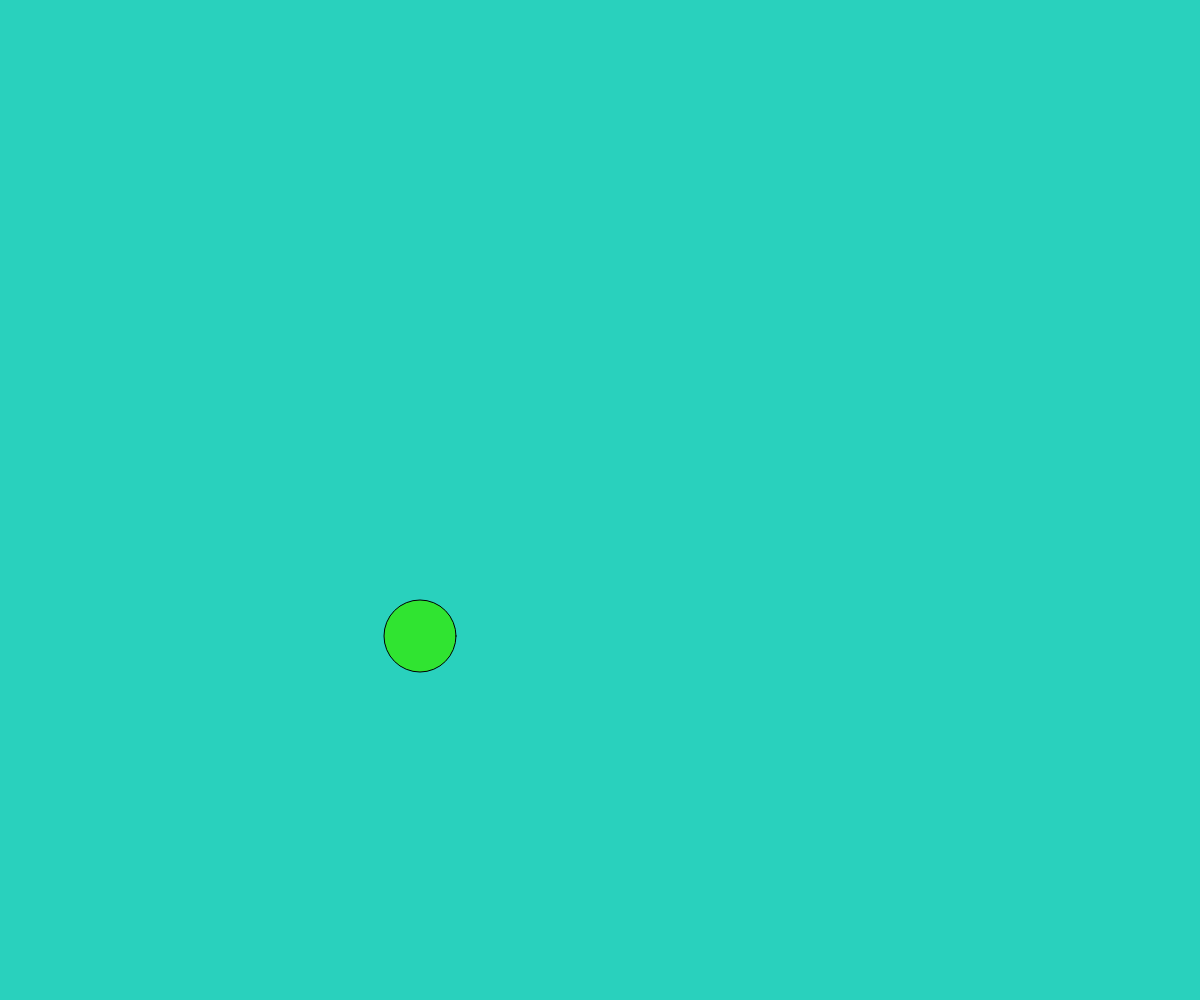
Frame 1 (no input)
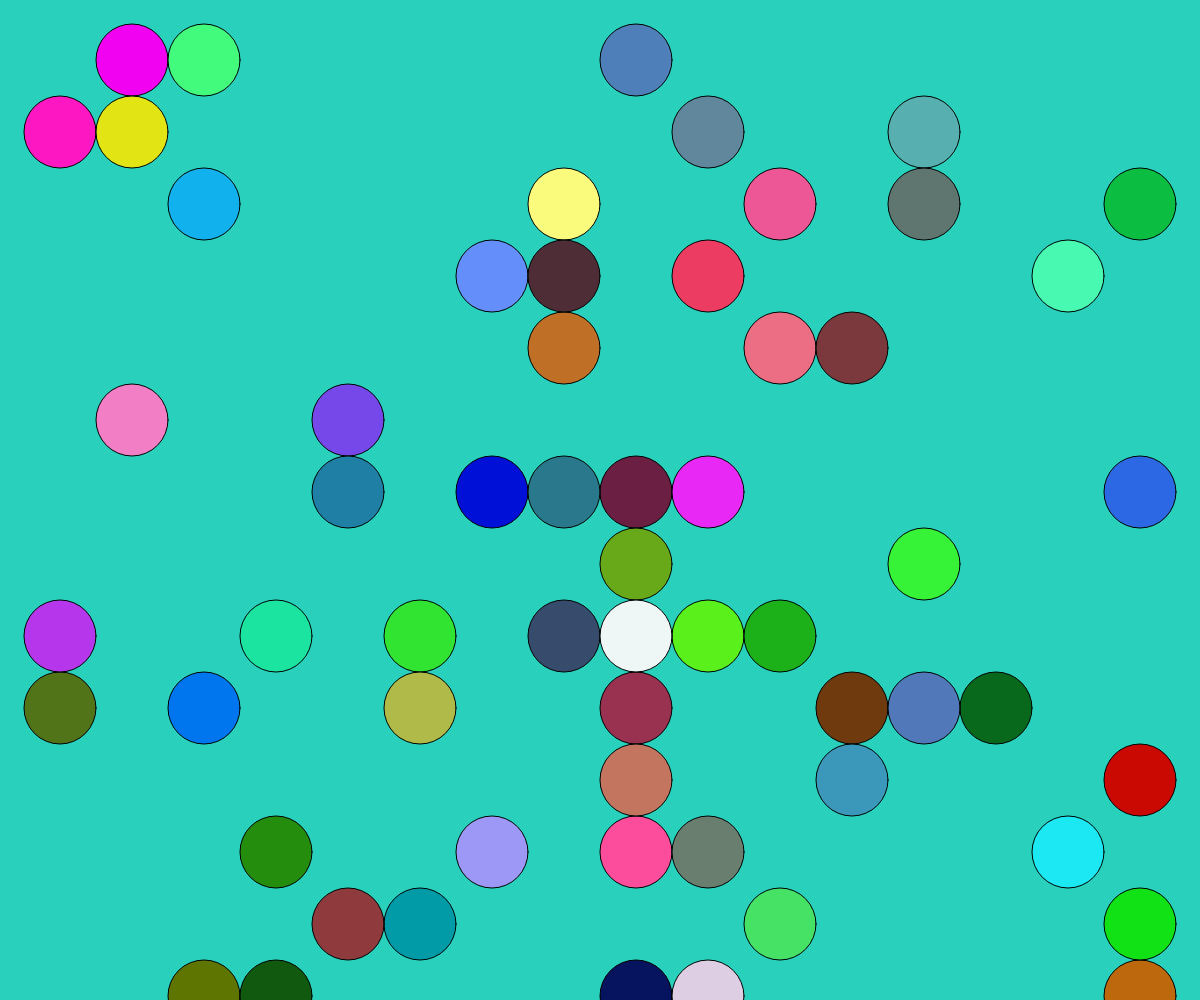
Frame 60 (no input)
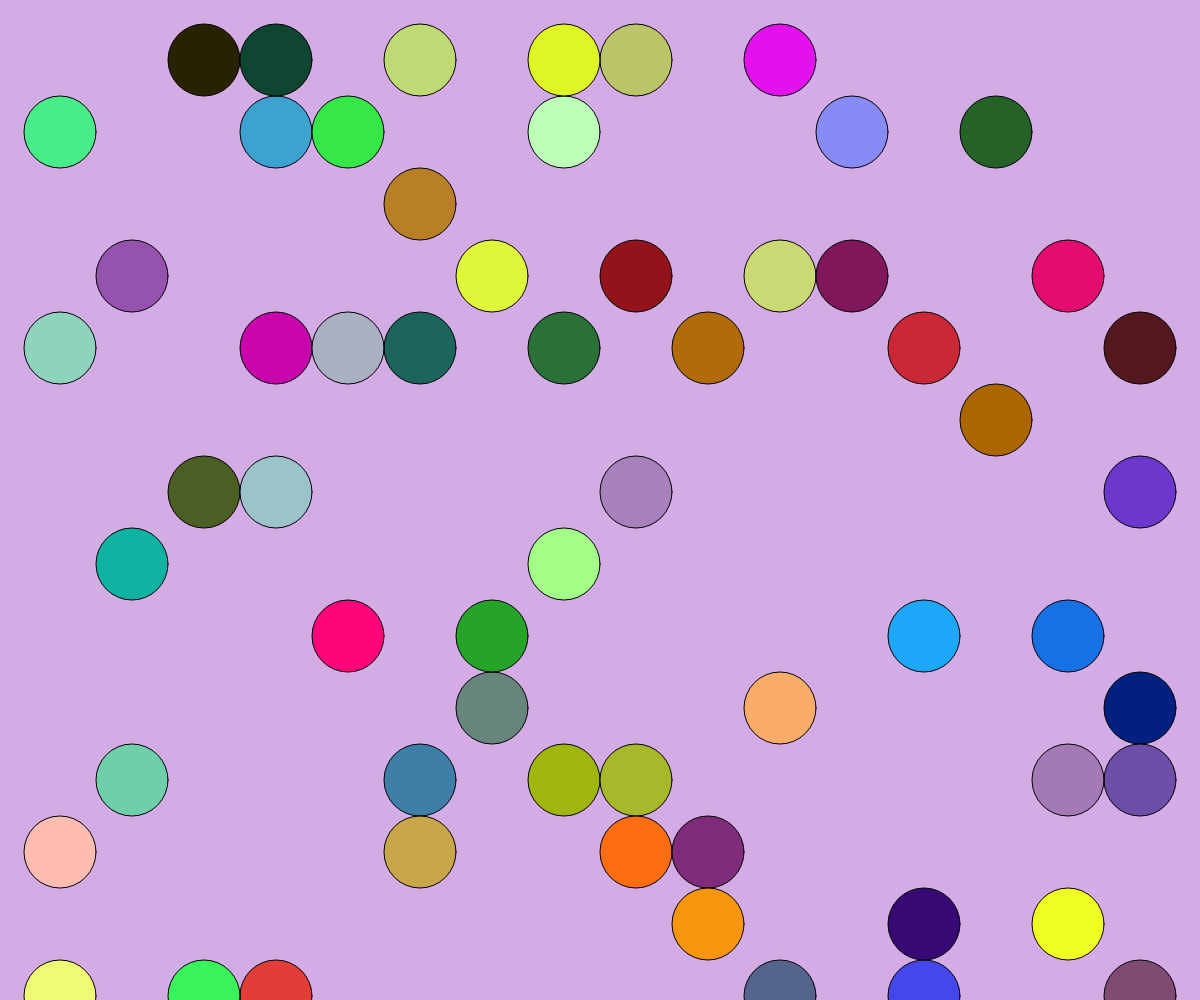
Frame 120 (the mouse pressed at the canvas centre since frame 60)

The p5.js sketch that drew these frames (run headless with seeded random() and noise() and a simulated clock; from frame 60 on, the mouse is pressed at the canvas centre):

// p5.js sketch
// ── sketch.js
// https://editor.p5js.org/jht9629-nyu/sketches/6vzZeu7LG
// shapes random innerCount v25

let my = {};
function setup() {
  my.ninner = 4;
  my.nwidth = 16;
  my.pmargin = 0.02;
  createCanvas(windowWidth, windowHeight);
  init_page();
  // frameRate(2);
  my.npause = getTargetFrameRate() * 30;
  setup_fullScreenButton();
}
function draw() {
  if (my.ipause > 0) {
    my.ipause = my.ipause - 1;
    if (my.ipause <= 0) {
      init_page();
    }
    return;
  }
  if (my.i >= my.arr.length) {
    my.innerCount += 1;
    if (my.innerCount >= my.ninner) {
      my.ipause = my.npause;
      return;
    }
    my.i = 0;
  }
  let [x, y] = my.arr[my.i];
  x += my.margin + my.w / 2;
  y += my.margin + my.h / 2;
  draw_bullseye(x, y, my.w, my.h);
  my.i += 1;
}
function init_vars() {
  my.innerCount = 0;
  my.ipause = 0;
  let p = my.nwidth;
  if (p < 1) p = 1;
  my.margin = width * my.pmargin;
  my.mwidth = max(width - my.margin * 2, 2);
  my.mheight = max(height - my.margin * 2, 2);
  my.w = my.mwidth / p;
  // my.w = Math.floor(my.mwidth / p);
  my.h = my.w;
  my.i = 0;
  my.arr = [];
  for (let y = 0; y < my.mheight; y += my.h) {
    for (let x = 0; x < my.mwidth; x += my.w) {
      my.arr.push([x, y]);
    }
  }
  shuffle(my.arr, true);
}
function draw_bullseye(x, y, w, h) {
  let n = my.ninner;
  let i = my.innerCount;
  // for (let i = 0; i < n; i++) {
  fill(random(255), random(255), random(255));
  let s = (n - i) / n;
  ellipse(x, y, w * s, h * s);
  // }
}
function init_page() {
  init_vars();
  background(random(255), random(255), random(255));
}
function mousePressed() {
  init_page();
}
function windowResized() {
  resizeCanvas(windowWidth, windowHeight);
  init_page();
}

// --
function setup_fullScreenButton() {
  my.fullScreenButton = createButton("?=v25 Full");
  my.fullScreenButton.mousePressed(fullScreen_action);
  my.fullScreenButton.style("font-size:42px");
  my.plusButton = createButton("[+]");
  my.plusButton.mousePressed(plusButton_action);
  my.plusButton.style("font-size:42px");
  my.minusButton = createButton("[-]");
  my.minusButton.mousePressed(minusButton_action);
  my.minusButton.style("font-size:42px");
}
function plusButton_action() {
  my.nwidth += 1;
  init_page();
}
function minusButton_action() {
  my.nwidth -= 1;
  init_page();
}

function fullScreen_action() {
  my.fullScreenButton.remove();
  my.plusButton.remove();
  my.minusButton.remove();
  fullscreen(1);
  let delay = 3000;
  setTimeout(ui_present_window, delay);
}

function ui_present_window() {
  resizeCanvas(windowWidth, windowHeight);
  init_vars();
  // init_dim();
}

// Respond to window resizing event
function windowResized() {
  resizeCanvas(windowWidth, windowHeight);
}

// https://editor.p5js.org/jht9629-nyu/sketches/KpCniSa1w
// shapes random frameRate v15

// https://editor.p5js.org/jht9629-nyu/sketches/GzlO70dCj
// shapes random array v17

// https://editor.p5js.org/jht9629-nyu/sketches/pW2RT5UHy
// shapes random array circle v20

// https://editor.p5js.org/jht9629-nyu/sketches/Iru8nBTSf
// shapes random pause v21

// https://editor.p5js.org/jht9629-nyu/sketches/n0LYuXRmX
// shapes random pause v22

// https://editor.p5js.org/jht9629-nyu/sketches/_waqMsgSP
// shapes random pause v23

// https://editor.p5js.org/jht9629-nyu/sketches/npE4WZS_0
// shapes random ninner v24
